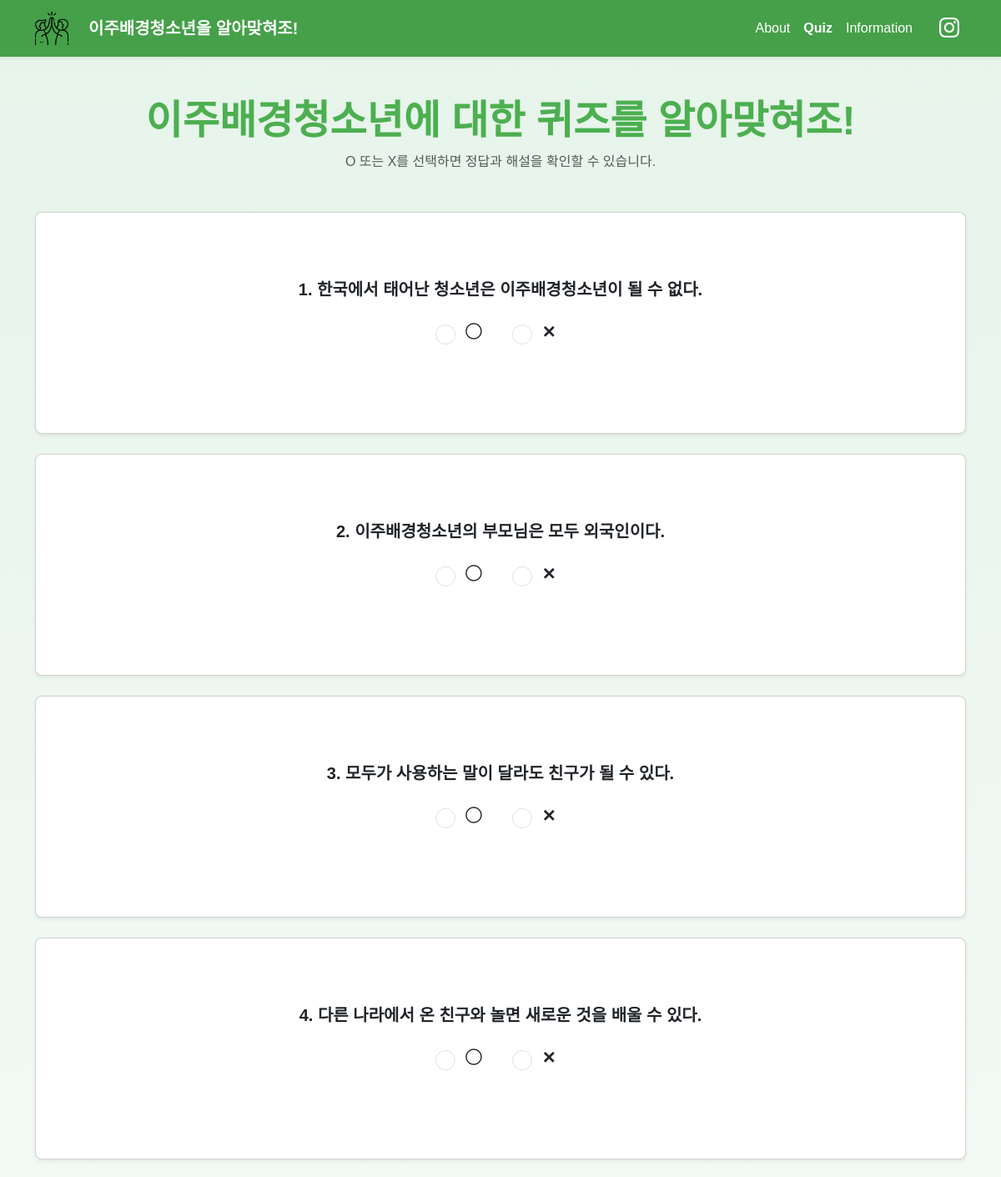
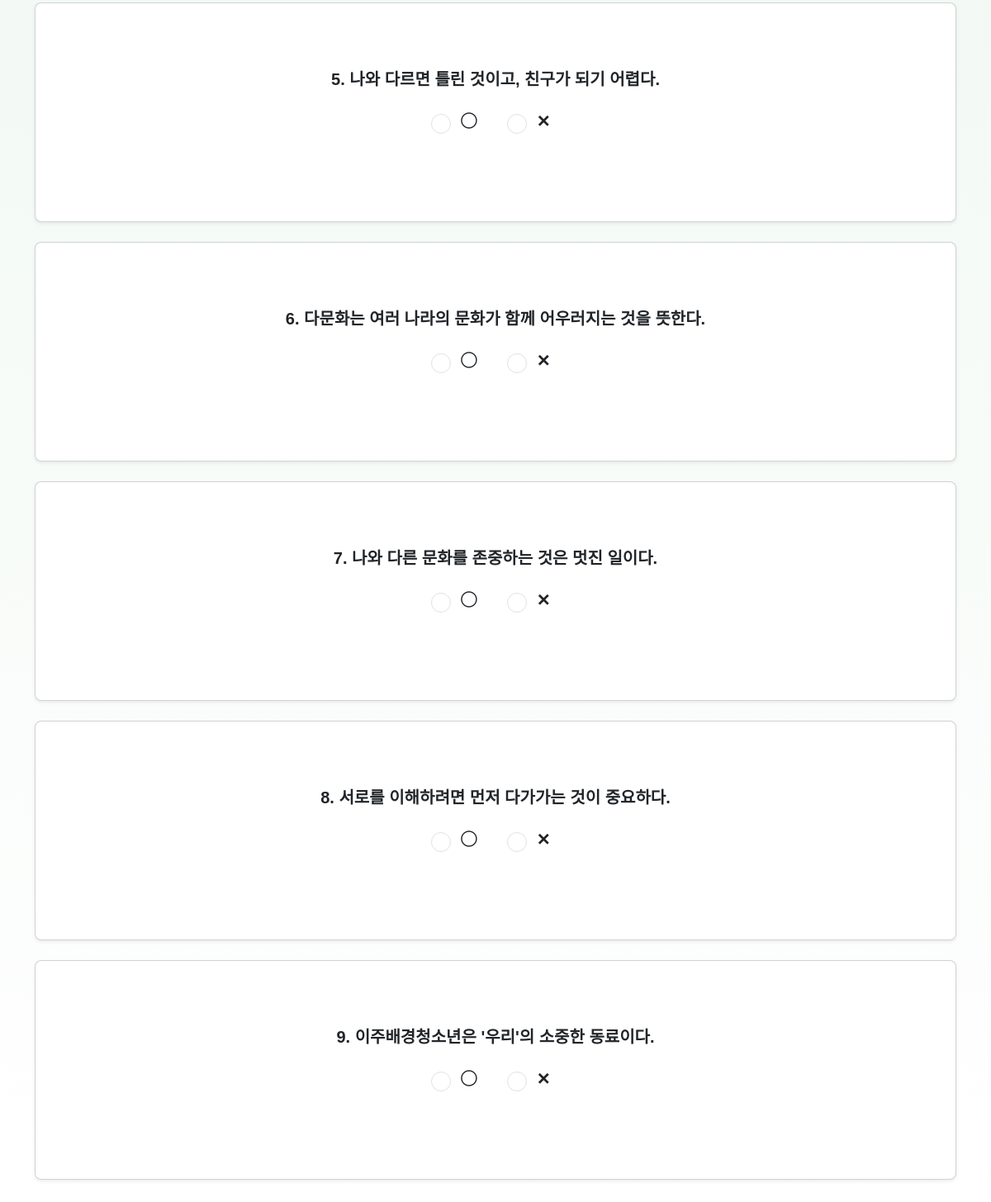
The page /quiz/ on the database as committed earlier (2 pictures, top to bottom).
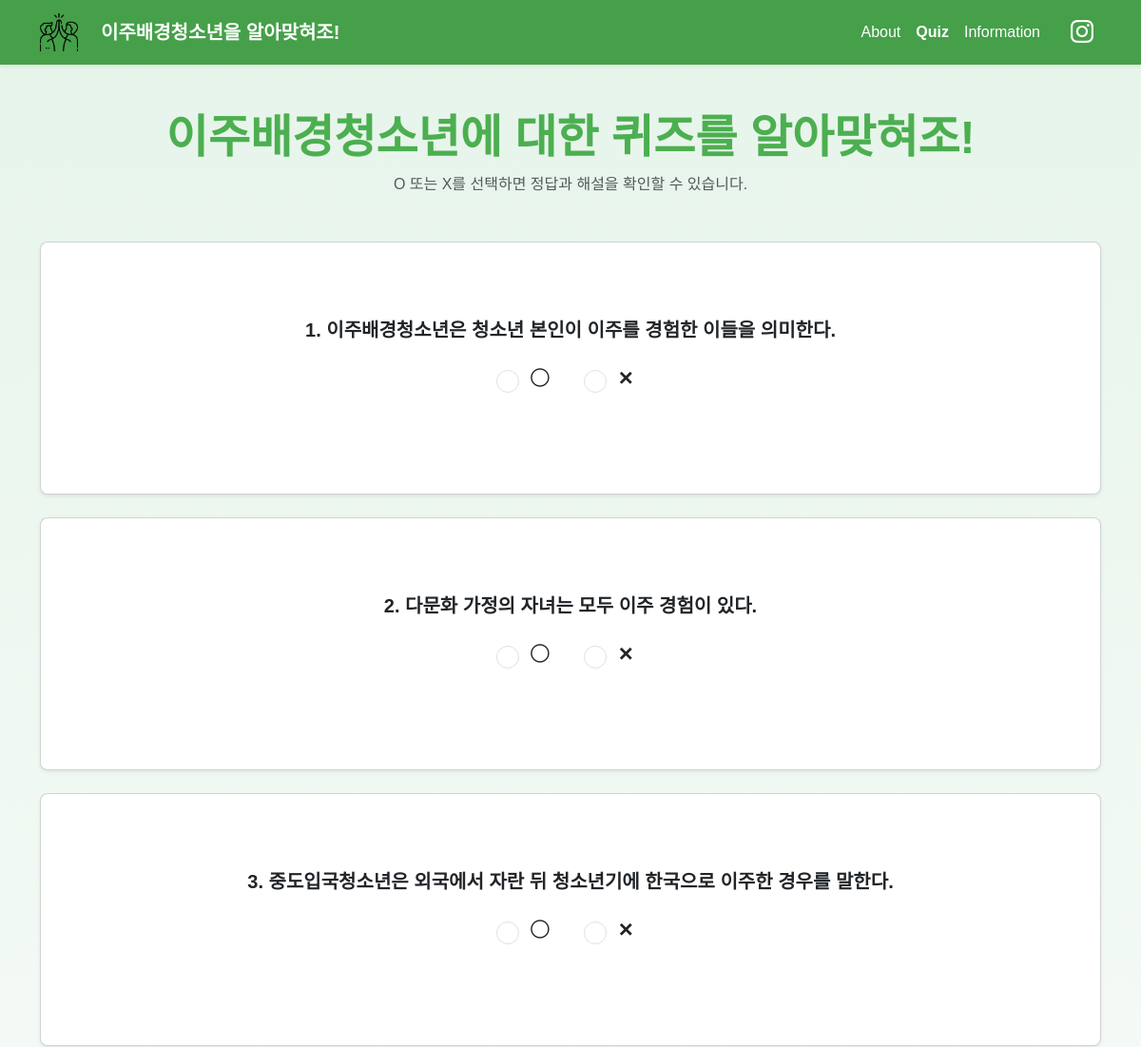
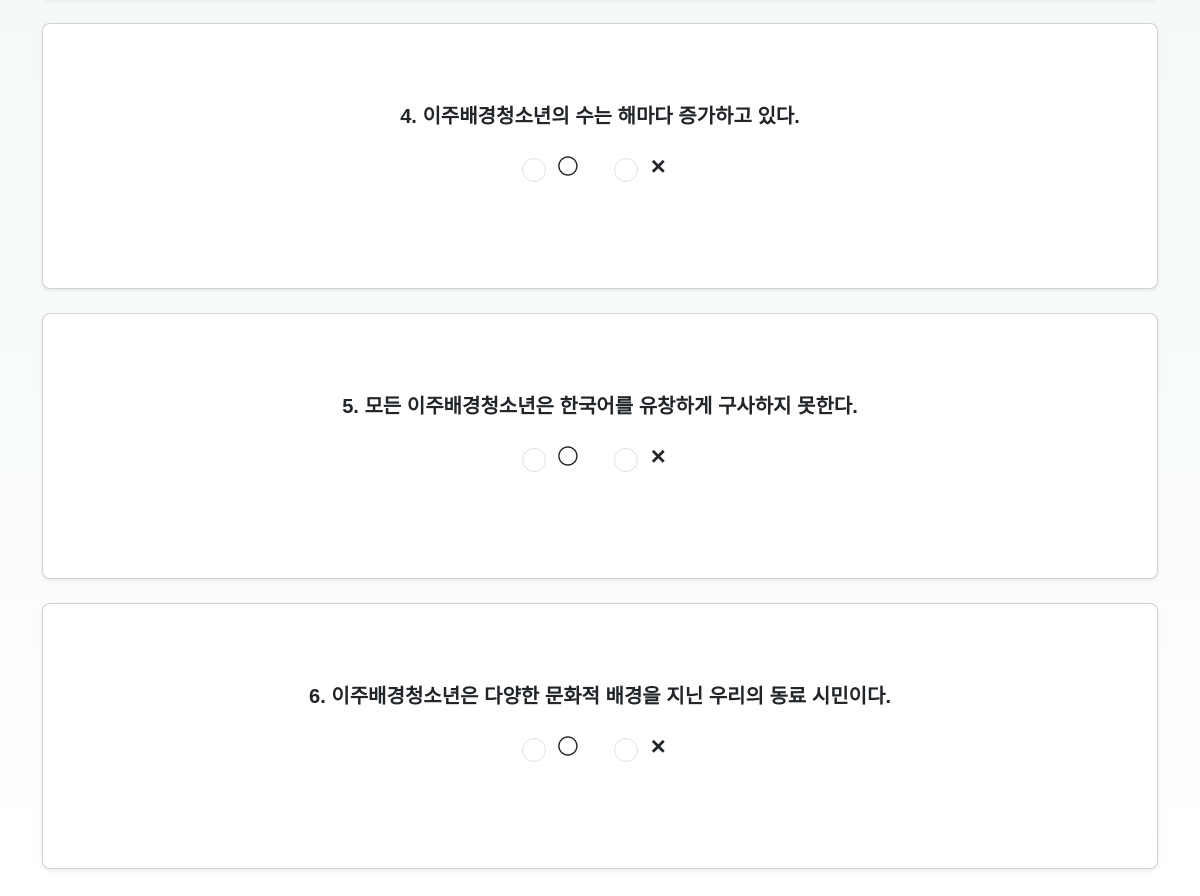
The same page on the database as committed later (2 pictures, top to bottom).
### quiz/models.py (models this page shows, shortened)
class Question(models.Model):
    text = models.TextField()  # 문제 내용
    explanation = models.TextField(blank=True)  # 해설
    correct_answer = models.CharField(max_length=10)    # 정답 ("O", "X")

### quiz/views.py (the view, shortened to what this page needs)
# urls.py: path('', views.quiz_view, name='quiz'),
def quiz_view(request):
    questions = Question.objects.all()
    return render(request, 'quiz/quiz_form.html', {'questions': questions})

### templates/quiz/quiz_form.html (shortened to what this page needs)
{% extends "base.html" %}
{% load static %}
{% block content %}
<div class="container my-5">
  <div class="text-center mb-5">
    <h1 class="fw-bold display-5" style="color: green;">이주배경청소년에 대한 퀴즈를 알아맞혀조!</h1>
    <p class="text-muted">O 또는 X를 선택하면 정답과 해설을 확인할 수 있습니다.</p>
  </div>
  <form>
    {% for q in questions %}
    <div class="card shadow-sm mb-4 rounded-3 question-card" data-answer="{{ q.correct_answer }}" data-explanation="{{ q.explanation|linebreaksbr }}">
      <div class="card-body text-center" style="padding-top: 5rem; padding-bottom: 5rem;">
        <h5 class="card-title mb-4 fw-bold text-dark">{{ forloop.counter }}. {{ q.text }}</h5>
        <div class="d-flex justify-content-center gap-5">
          <div class="form-check">
            <input class="form-check-input fs-4" type="radio" name="question_{{ q.id }}" value="O" id="q{{ q.id }}o">
            <label class="form-check-label fs-5 fw-bold" for="q{{ q.id }}o">◯</label>
          </div>
          <div class="form-check">
            <input class="form-check-input fs-4" type="radio" name="question_{{ q.id }}" value="X" id="q{{ q.id }}x">
            <label class="form-check-label fs-5 fw-bold" for="q{{ q.id }}x">✕</label>
          </div>
        </div>
      </div>
    </div>
    {% endfor %}
  </form>
</div>
{% endblock %}

### templates/base.html (shortened to what this page needs)
{% load static %}
<!DOCTYPE html>
<html lang="ko">
<head>
  <link href="https://cdn.jsdelivr.net/npm/bootstrap@5.3.2/dist/css/bootstrap.min.css" rel="stylesheet">
  <link href="https://cdn.jsdelivr.net/npm/bootstrap-icons@1.10.5/font/bootstrap-icons.css" rel="stylesheet">
  <link rel="stylesheet" href="https://cdnjs.cloudflare.com/ajax/libs/font-awesome/6.5.0/css/all.min.css">
  <link rel="stylesheet" href="{% static 'style.css' %}">
</head>
<body style="font-family: 'Noto Sans KR', sans-serif;">
  <nav class="navbar navbar-expand-lg navbar-dark shadow-sm sticky-top" style="background-color: #45a049;">
    <div class="container">
      <a class="navbar-brand fw-bold d-flex align-items-center" href="/">
        <img src="{% static 'images/logo.png' %}" width="40" height="40" class="me-4 logo-white" alt="로고">
        이주배경청소년을 알아맞혀조!
      </a>
      <div class="collapse navbar-collapse justify-content-end" id="navbarNav">
        <ul class="navbar-nav align-items-center">
          <li class="nav-item">
            <a class="nav-link text-white {% if request.resolver_match.url_name == 'main' %}active fw-bold text-warning{% else %}text-white{% endif %}" href="/">About</a>
          </li>
          <li class="nav-item">
            <a class="nav-link text-white {% if request.resolver_match.url_name == 'quiz' %}active fw-bold text-warning{% else %}text-white{% endif %}" href="/quiz">Quiz</a>
          </li>
          <li class="nav-item">
            <a class="nav-link text-white {% if request.resolver_match.url_name == 'info' %}active fw-bold text-warning{% else %}text-white{% endif %}" href="/info">Information</a>
          </li>
          <li class="nav-item ms-3">
            <a class="nav-link" href="https://www.instagram.com/whoarethe_y/" target="_blank">
              <i class="bi bi-instagram text-white" style="font-size: 1.5rem;"></i>
            </a>
          </li>
        </ul>
      </div>
    </div>
  </nav>
  {% block content %}
  {% endblock %}
</body>
</html>

### static/style.css (style rules this page uses)
body { font-family: 'Noto Sans KR', sans-serif !important; }

### templates/base.html (style rules this page uses)
body { font-family: 'Pretendard', sans-serif; background: linear-gradient(to bottom, #e6f4ea, #ffffff); }
h1, h2, h3, .text-primary { color: #4CAF50 !important; }
.card { border: none; box-shadow: 0 4px 8px rgba(76, 175, 80, 0.15); transition: transform 0.3s ease; }

Rows that differ between the two databases and show on the page:
removed Question: text "한국에서 태어난 청소년은 이주배경청소년이 될 수 없다."
removed Question: text "모두가 사용하는 말이 달라도 친구가 될 수 있다."
removed Question: text "다른 나라에서 온 친구와 놀면 새로운 것을 배울 수 있다."
removed Question: text "나와 다르면 틀린 것이고, 친구가 되기 어렵다."
removed Question: text "다문화는 여러 나라의 문화가 함께 어우러지는 것을 뜻한다."
removed Question: text "나와 다른 문화를 존중하는 것은 멋진 일이다."
removed Question: text "서로를 이해하려면 먼저 다가가는 것이 중요하다."
added Question: text "이주배경청소년은 청소년 본인이 이주를 경험한 이들을 의미한다."
changed Question: text "이주배경청소년의 부모님은 모두 외국인이다." → "다문화 가정의 자녀는 모두 이주 경험이 있다."
added Question: text "중도입국청소년은 외국에서 자란 뒤 청소년기에 한국으로 이주한 경우를 말한다."
added Question: text "이주배경청소년의 수는 해마다 증가하고 있다."
added Question: text "모든 이주배경청소년은 한국어를 유창하게 구사하지 못한다."
changed Question: text "이주배경청소년은 '우리'의 소중한 동료이다." → "이주배경청소년은 다양한 문화적 배경을 지닌 우리의 동료 시민이다."
